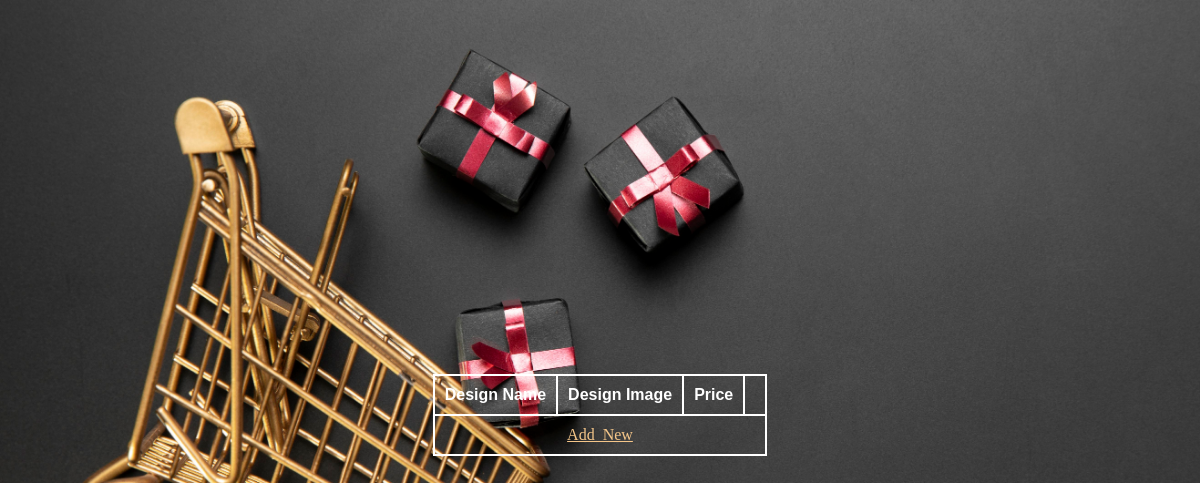
Page /TailorDesign on the earlier database version.
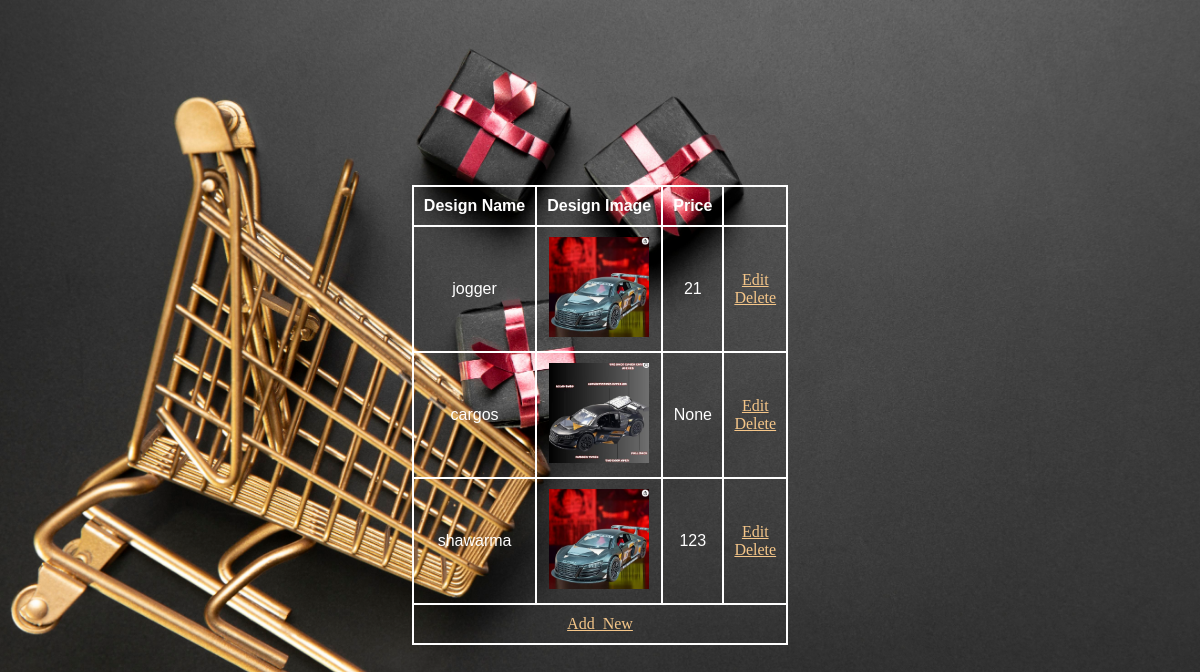
Same page on the later database version.
### SpeedKartApp/models.py (models this page shows)
class Design_Table(models.Model):
    Design_name = models.CharField(max_length=100, null=True, blank=True)
    Design_image = models.FileField(upload_to='tailordesign/', null=True, blank=True)
    Price = models.IntegerField(null= True, blank= True)
    TAILOR_ID = models.ForeignKey(Tailor_Table, on_delete=models.CASCADE, null= True, blank=True)

### SpeedKartApp/views.py (the view)
# urls.py: path('TailorDesign', TailorDesign.as_view(), name="TailorDesign"),
class TailorDesign(View):
    def get(self, request):
        x=Design_Table.objects.all()
        return render(request, 'Tailor/Manage_Design.html',{'obj' : x})

### templates/Tailor/Manage_Design.html (shortened to what this page needs)
{% load static %}
<!DOCTYPE html>
<html lang="en">
<head>
    <link rel="stylesheet" href="{% static 'style.css'  %}">
</head>
<body class="test">
    <table>
        <th>Design Name</th>
        <th>Design Image</th>
        <th>Price</th>
        <th></th>
        {% for i in obj %}
        <tr>
            <td>{{i.Design_name}}</td>
            <td><img src="{{i.Design_image.url}}" alt="" height="100px" width="100px"></td>
            <td>{{i.Price}}</td>
            <td>
                <a href="/editdes/{{i.id}}" >Edit</a><br>
               <a href="/deletedes/{{i.id}}">Delete</a><br></td></tr>        {% endfor %}
                <tr>
                    <td colspan="4"><a href="/TailorAddDesign">Add_New</a></td>
                </tr>
    </table>
</body>
</html>

Differences in the rows shown:
added Design_Table: Design_name "jogger", Design_image (picture), Price "21"
added Design_Table: Design_name "cargos", Design_image (picture), Price "None"
added Design_Table: Design_name "shawarma", Design_image (picture), Price "123"
